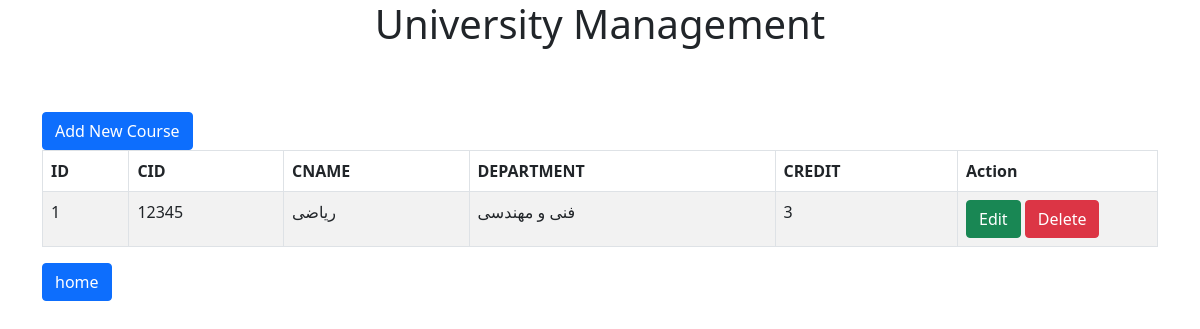
Page /coursesinfo on the earlier database version.
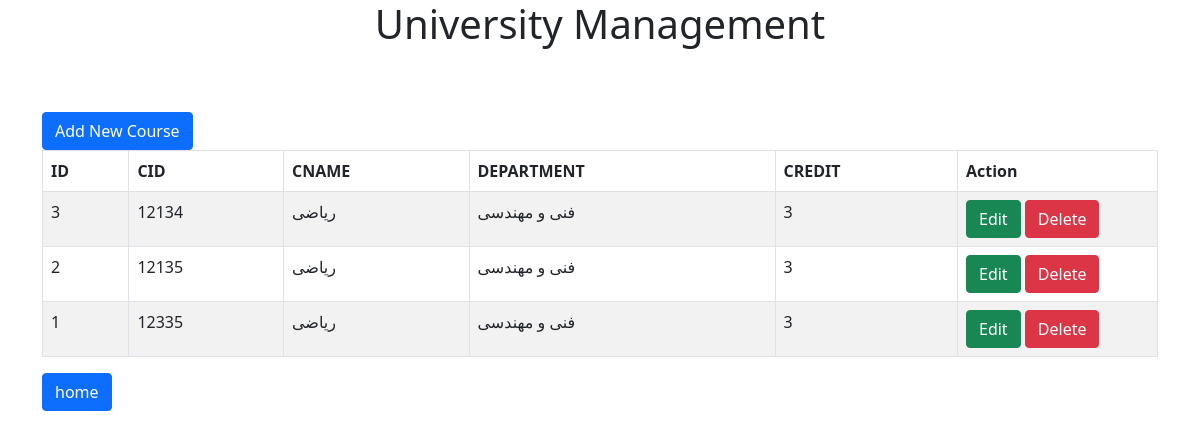
Same page on the later database version.
### models.py (models this page shows, shortened)
class course(Base):
    __tablename__ = 'courses'
    id = Column(Integer, primary_key=True, index=True)
    cid = Column(String)
    cname = Column(String)
    de = Column(String)
    credit = Column(String)

### main.py (the view)
@app.get("/box")
@app.get("/coursesinfo")
async def courses_info(request: Request, db: Session = Depends(get_db)):
    courses = db.query(models.course).order_by(models.course.id.desc()).all()
    return templates.TemplateResponse("box.html", {"request": request, "courses": courses})

### templates/box.html
{% extends 'base.html' %}
{% block content %}
<div class="row">
    <div class="col-12">
        <br><br>
        <a href="/coursesadd" class="btn btn-primary">Add New Course</a>
        <table class="table table-bordered table-striped">
            <thead>
                <tr>
                    <th>ID</th>
                    <th>CID</th>
                    <th>CNAME</th>
                    <th>DEPARTMENT</th>
                    <th>CREDIT</th>
                    <th width="200">Action</th>
                </tr>
            </thead>
            <tbody>
                {% for user in courses %}
                    <tr>
                        <td>{{ user.id }}</td>
                        <td>{{ user.cid }}</td>
                        <td>{{ user.cname }}</td>
                        <td>{{ user.de }}</td>
                        <td>{{ user.credit }}</td>
                        <td>
                            <a href="edit_course/{{ user.id }}" class="btn btn-success">Edit</a>
                            <a href="delete_course/{{ user.id }}" class="btn btn-danger">Delete</a>
                        </td>
                    </tr>
                {% endfor %}
            </tbody>
        </table>
        <a href="/" class="btn btn-primary">home</a>
    </div>
</div>
{% endblock content %}

Differences in the rows shown:
added course: id "3", cid "12134", cname "ریاضی", de "فنی و مهندسی", credit "3"
added course: id "2", cid "12135", cname "ریاضی", de "فنی و مهندسی", credit "3"
changed course id 1: cid "12345" → "12335"
